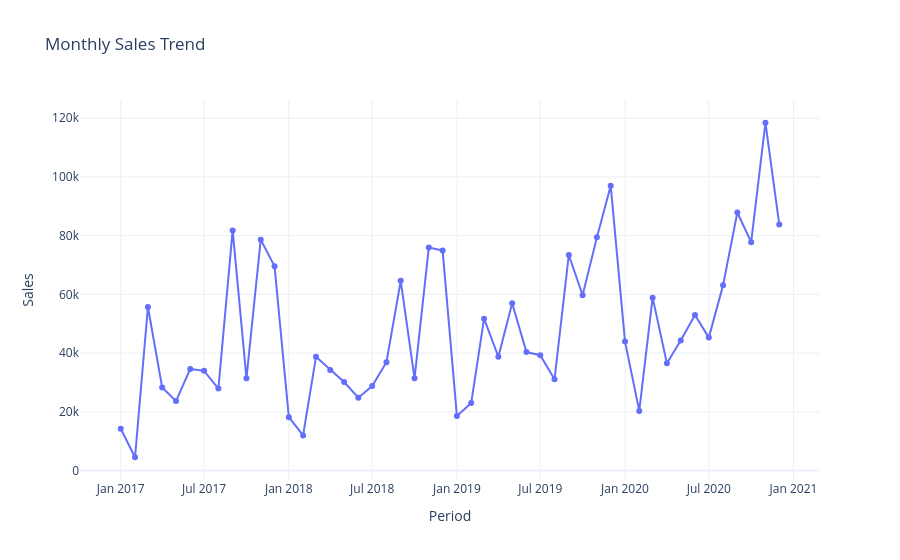

Here is the notebook cell this chart was saved with:
### Markdown cell above
## Trend and Regional Analysis

Analyze monthly sales trends and profit performance by region.

### Code cell
monthly_sales['Period'] = pd.to_datetime({
    'year': monthly_sales['Order Year'],
    'month': monthly_sales['Order Month'],
    'day': 1
})
fig3 = px.line(monthly_sales, x='Period', y='Sales', markers=True, title='Monthly Sales Trend', template='plotly_white')
fig3.show()

### Figure 1 — Plotly figure (JSON) as saved in the notebook; plotly's stock layout.template omitted (floating-point values rounded to 4 significant figures)
{"data": [{"hovertemplate": "Period=%{x}<br>Sales=%{y}<extra></extra>", "legendgroup": "", "line": {"color": "#636efa", "dash": "solid"}, "marker": {"symbol": "circle"}, "mode": "lines+markers", "name": "", "orientation": "v", "showlegend": false, "type": "scatter", "x": ["2017-01-01T00:00:00", "2017-02-01T00:00:00", "2017-03-01T00:00:00", "2017-04-01T00:00:00", "2017-05-01T00:00:00", "2017-06-01T00:00:00", "2017-07-01T00:00:00", "2017-08-01T00:00:00", "2017-09-01T00:00:00", "2017-10-01T00:00:00", "2017-11-01T00:00:00", "2017-12-01T00:00:00", "2018-01-01T00:00:00", "2018-02-01T00:00:00", "2018-03-01T00:00:00", "2018-04-01T00:00:00", "2018-05-01T00:00:00", "2018-06-01T00:00:00", "2018-07-01T00:00:00", "2018-08-01T00:00:00", "2018-09-01T00:00:00", "2018-10-01T00:00:00", "2018-11-01T00:00:00", "2018-12-01T00:00:00", "2019-01-01T00:00:00", "2019-02-01T00:00:00", "2019-03-01T00:00:00", "2019-04-01T00:00:00", "2019-05-01T00:00:00", "2019-06-01T00:00:00", "2019-07-01T00:00:00", "2019-08-01T00:00:00", "2019-09-01T00:00:00", "2019-10-01T00:00:00", "2019-11-01T00:00:00", "2019-12-01T00:00:00", "2020-01-01T00:00:00", "2020-02-01T00:00:00", "2020-03-01T00:00:00", "2020-04-01T00:00:00", "2020-05-01T00:00:00", "2020-06-01T00:00:00", "2020-07-01T00:00:00", "2020-08-01T00:00:00", "2020-09-01T00:00:00", "2020-10-01T00:00:00", "2020-11-01T00:00:00", "2020-12-01T00:00:00"], "xaxis": "x", "y": [14238, 4518, 55689, 28294, 23648, 34598, 33948, 27908, 81787, 31448, 78634, 69545, 18172, 11954, 38732, 34198, 30137, 24800, 28765, 36899, 64601, 31406, 75979, 74917, 18548, 22979, 51716, 38757, 56992, 40353, 39262, 31119, 73415, 59692, 79413, 97009, 43976, 20306, 58880, 36526, 44258, 52982, 45267, 63131, 87886, 77786, 118456, 83830], "yaxis": "y"}], "layout": {"legend": {"tracegroupgap": 0}, "title": {"text": "Monthly Sales Trend"}, "xaxis": {"anchor": "y", "domain": [0, 1], "title": {"text": "Period"}}, "yaxis": {"anchor": "x", "domain": [0, 1], "title": {"text": "Sales"}}}}
